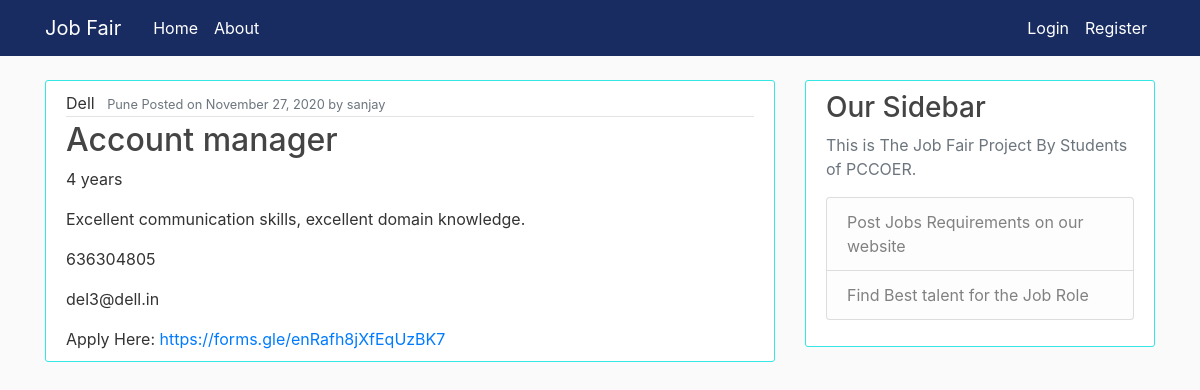
Page /jobs/8/ on the committed database.
### employer/models.py (models this page shows, shortened)
class Jobs(models.Model):
    companyname = models.CharField(max_length=100)
    dateposted = models.DateTimeField(default=timezone.now)
    jobprofile = models.CharField(max_length=80)
    jobplace = models.CharField(max_length=50)
    experience = models.CharField(max_length=30)
    jobdescription = models.TextField(max_length=400)
    contact = models.IntegerField(null=True)
    email = models.EmailField(max_length=30,null=True)
    author = models.ForeignKey(User, on_delete=models.CASCADE)
    applyHere = models.CharField(max_length=700,null=True)

### employer/views.py (the view)
# urls.py: path('jobs/<int:pk>/', JobsDetailView.as_view(), name='jobs-detail'),
class JobsDetailView(DetailView):
    model = Jobs

### employer/templates/employer/jobs_detail.html (shortened to what this page needs)
{% extends "employer/base.html" %}
{% block content %}
<article class="media content-section">
    <div class="media-body">
        <div class="article-metadata">
            <a class="mr-2">{{ object.companyname }}</a>
            <small class="text-muted">{{ object.jobplace }} Posted on {{ object.dateposted|date:"F d, Y" }} by {{ object.author}}</small>
        </div>
        <h2 class="article-title">{{ object.jobprofile }} </h2>
        <p class="article-content">{{ object.experience }}</p>
        <p class="article-content">{{ object.jobdescription }}</p>
        <p class="article-content">{{ object.contact }}</p>
        <p class="article-content">{{ object.email }}</p>
        Apply Here:
        <a class="article-content" href="{{ object.applyHere }}" id="applylink" target="_blank">{{ object.applyHere }}</a>
    </div>
</article>
{% endblock content%}

### employer/static/employer/main.css (style rules this page uses)
body { background: #fafafa; color: #333333; margin-top: 5rem; }
h1, h2, h3, h4, h5, h6 { color: #444444; }
.content-section { background: #ffffff; padding: 10px 20px; border: 1px solid #34e7e4; border-radius: 3px; margin-bottom: 20px; }
.article-title { color: #444444; }
.article-content { white-space: pre-line; }
.article-metadata { padding-bottom: 1px; margin-bottom: 4px; border-bottom: 1px solid #e3e3e3 }

### rows in the picture
Jobs: companyname "Dell", jobplace "Pune", dateposted "November 27, 2020", author "sanjay", jobprofile "Account manager", experience "4 years", jobdescription "Excellent communication skills, excellent domain knowledge.", contact "636304805", email "del3@dell.in", applyHere "https://forms.gle/enRafh8jXfEqUzBK7"
